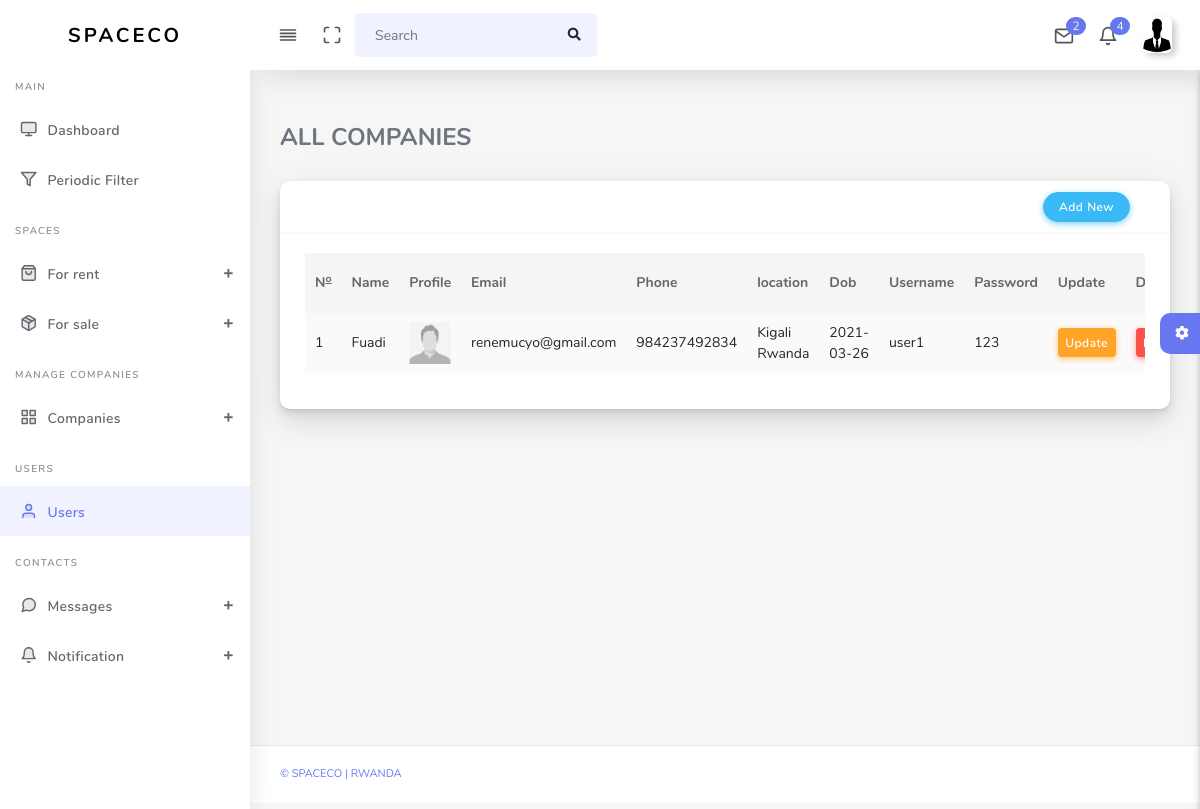
Page /admin/users.php (signed in) on the committed database.
### tables this page shows
CREATE TABLE `users` (
  `id` int(11) NOT NULL,
  `names` varchar(255) DEFAULT NULL,
  `email` varchar(255) DEFAULT NULL,
  `phone` varchar(100) NOT NULL,
  `address` varchar(100) NOT NULL,
  `dob` date NOT NULL,
  `username` varchar(100) NOT NULL,
  `passwords` varchar(100) NOT NULL,
  `profile` varchar(100) NOT NULL
);

### admin/users.php (the view, shortened to what this page needs)
<!DOCTYPE html>
<html lang="en">
<head>
  <link rel="stylesheet" href="assets/css/app.min.css">
    <link rel="stylesheet" href="assets/bundles/datatables/datatables.min.css">
  <link rel="stylesheet" href="assets/bundles/datatables/DataTables-1.10.16/css/dataTables.bootstrap4.min.css">
  <link rel="stylesheet" href="assets/css/style.css">
  <link rel="stylesheet" href="assets/css/components.css">
  <link rel="stylesheet" href="assets/css/custom.css">
</head>
<body>
  <div id="app">
    <div class="main-wrapper main-wrapper-1">
      <div class="navbar-bg"></div>
      <?php
      include 'includes/header.php';
      include 'includes/left_nav.php';
        ?>
      <div class="main-content">
        <section class="section">
          <div class="section-body">
            <div class="row">
            <div class="col-sm-12 col-md-12 col-lg-12">
                <h4>ALL COMPANIES</h4><br>
            </div>
              <div class="col-sm-12 col-md-12 col-lg-12">
              <div class="card">
                <div class="card-header">
                  <div class="col-sm-12 col-md-12 col-lg-12">
                    <button class="btn btn-info" data-target="#newUserModal-modal-large" data-toggle="modal" style="float:right;">Add New</button>
                  </div>
                </div>
                <div class="card-body">
                    <div class="table-responsive">
                    <table class="table table-striped table-hover" id="tableExport" style="width:100%;">
                        <thead>
                        <tr>
                            <th>N<sup><u>o</u></sup></th>
                            <th>Name</th>
                            <th>Profile</th>
                            <th>Email</th>
                            <th>Phone</th>
                            <th>location</th>
                            <th>Dob</th>
                            <th>Username</th>
                            <th>Password</th>
                            <th>Update</th>
                            <th>Delete</th>
                        </tr>
                        </thead>
                        <tbody>
                        <?php
                            $query = mysqli_query($conn,"SELECT *FROM users ORDER BY id DESC") or die(mysqli_error($conn));
                            if (mysqli_num_rows($query)>0) {
                                $counter = 1;
                                while ($rows = mysqli_fetch_array($query)) {
                                   ?>
                                        <tr>
                                            <td><?= $counter;?></td>
                                            <td><?= $rows['names'];?></td>
                                            <td><img src="assets/img/<?= $rows['profile'];?>" class="img img-fluid" width="100" alt="No"></td>
                                            <td><?= $rows['email'];?></td>
                                            <td><?= $rows['phone'];?></td>
                                            <td><?= $rows['address'];?></td>
                                            <td><?= $rows['dob'];?></td>
                                            <td><?= $rows['username'];?></td>
                                            <td><?= $rows['passwords'];?></td>
                                            <td><a href="updateCompanies?identification=<?=$rows['id']?>" style="color:white;" class="btn btn-flat btn-warning btn-sm">Update</a></td>
                                            <td><button onClick="deleteCompany('<?= $rows['id'];?>','<?= $rows['comName'];?>')" id="deleteCom" style="color:white;" class="btn btn-flat btn-danger btn-sm">Delete</button></td>
                                        </tr>
                                   <?php
                                $counter++;}
                            }
                        ?>
                        </tbody>
                    </table>
                    </div>
                </div>
                </div>
            </div>
              </div>
            </div>
          </div>
        <?php include'includes/settings.php' ?>
      </div>
      <footer class="main-footer">
        <div class="footer-left">
          <a href="">&copy spaceco | Rwanda</a></a>
        </div>
      </footer>
    </div>
</body>
</html>

### rows in the picture
users: names "Fuadi", profile (picture), email "renemucyo@gmail.com", phone "984237492834", address "Kigali Rwanda", dob "2021-03-26", username "user1", passwords "123"

### other values in the picture
$number "2"
$total "4"
